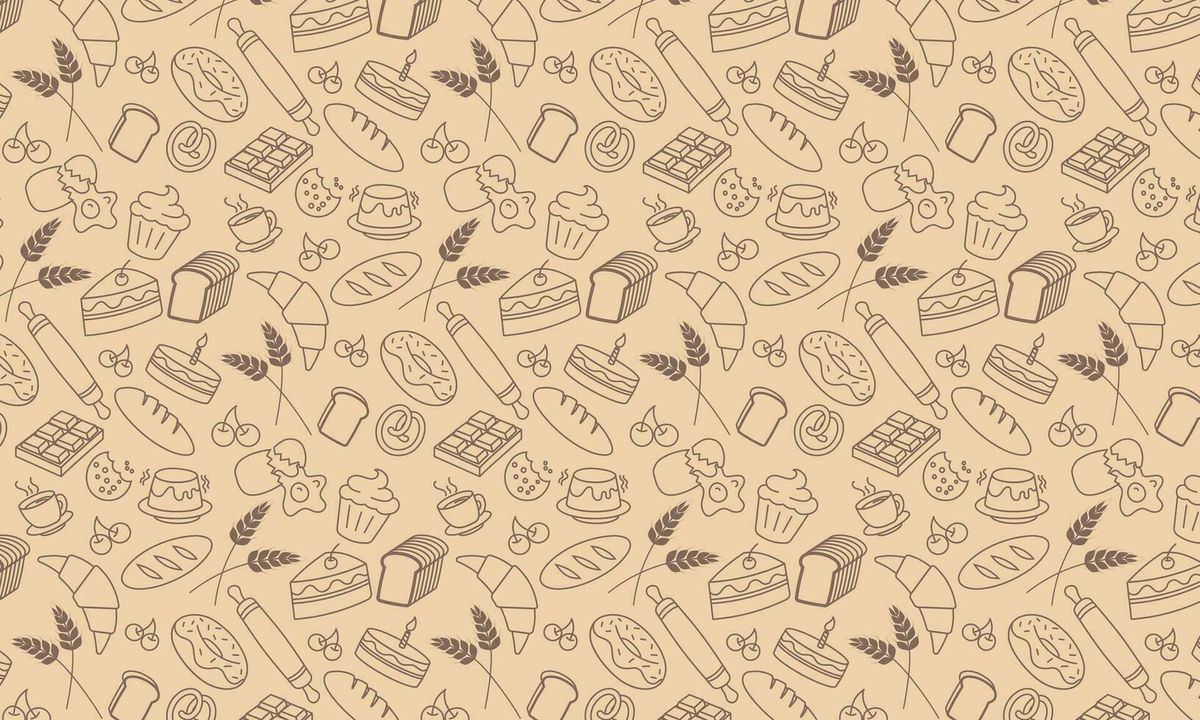
#> input picture bg_pattern.png, 1200 x 720 px, found by its file name
$ python process_bg.py
#> lines starting #> are read from the running program, lines starting #| are printed output that depends on the picture
from PIL import Image
import os

input_path = r"D:\PROJECT-APPS-NATIVE\POS\bg_pattern.png"
output_dir = r"D:\PROJECT-APPS-NATIVE\POS\app\src\main\res\drawable-nodpi"
output_path = os.path.join(output_dir, "bg_login_pattern.webp")

os.makedirs(output_dir, exist_ok=True)

with Image.open(input_path) as img:
#> img is the input picture: PIL image 1200x720 RGB; mean R, G, B 222.8, 194.5, 158.5
    if img.mode in ('RGBA', 'P'):
        img = img.convert('RGB')

    width, height = img.size
#> width = 1200; height = 720
    target_w, target_h = 1920, 1080

    aspect_ratio = width / height
#> aspect_ratio = 1.67
    target_aspect = target_w / target_h

    if aspect_ratio > target_aspect:
        new_height = target_h
        new_width = int(target_h * aspect_ratio)
    else:
        new_width = target_w
        new_height = int(target_w / aspect_ratio)
#> new_height = 1152

    img = img.resize((new_width, new_height), Image.Resampling.LANCZOS)
#> img: PIL image 1920x1152 RGB

    left = (new_width - target_w) / 2
    top = (new_height - target_h) / 2
#> top = 36
    right = (new_width + target_w) / 2
    bottom = (new_height + target_h) / 2
#> bottom = 1116

    img = img.crop((left, top, right, bottom))
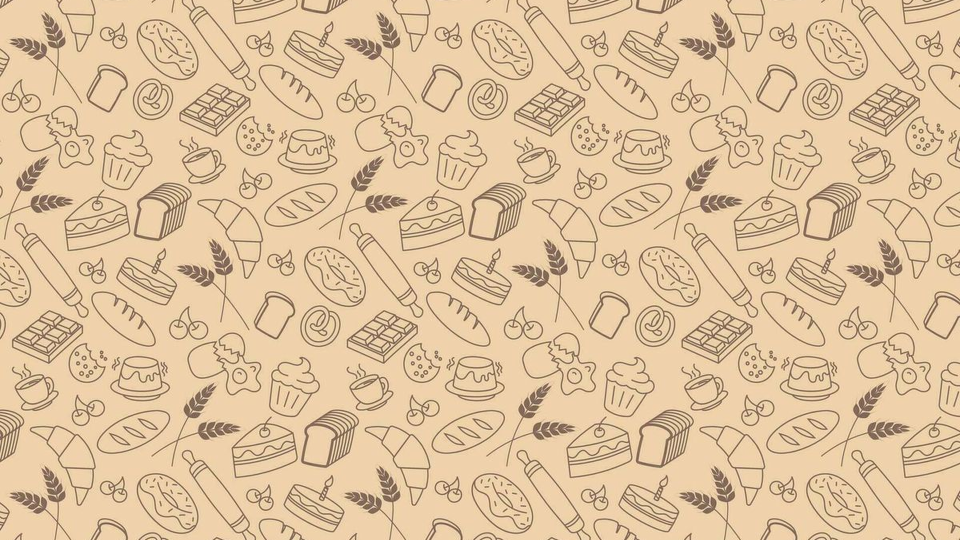
#> img: PIL image 1920x1080 RGB (shown at 1/2 size); mean R, G, B 222.9, 194.6, 158.5

    img.save(output_path, 'WEBP', quality=75, method=6)
    print(f"Saved optimized background to {output_path} (Size: {os.path.getsize(output_path)} bytes)")
